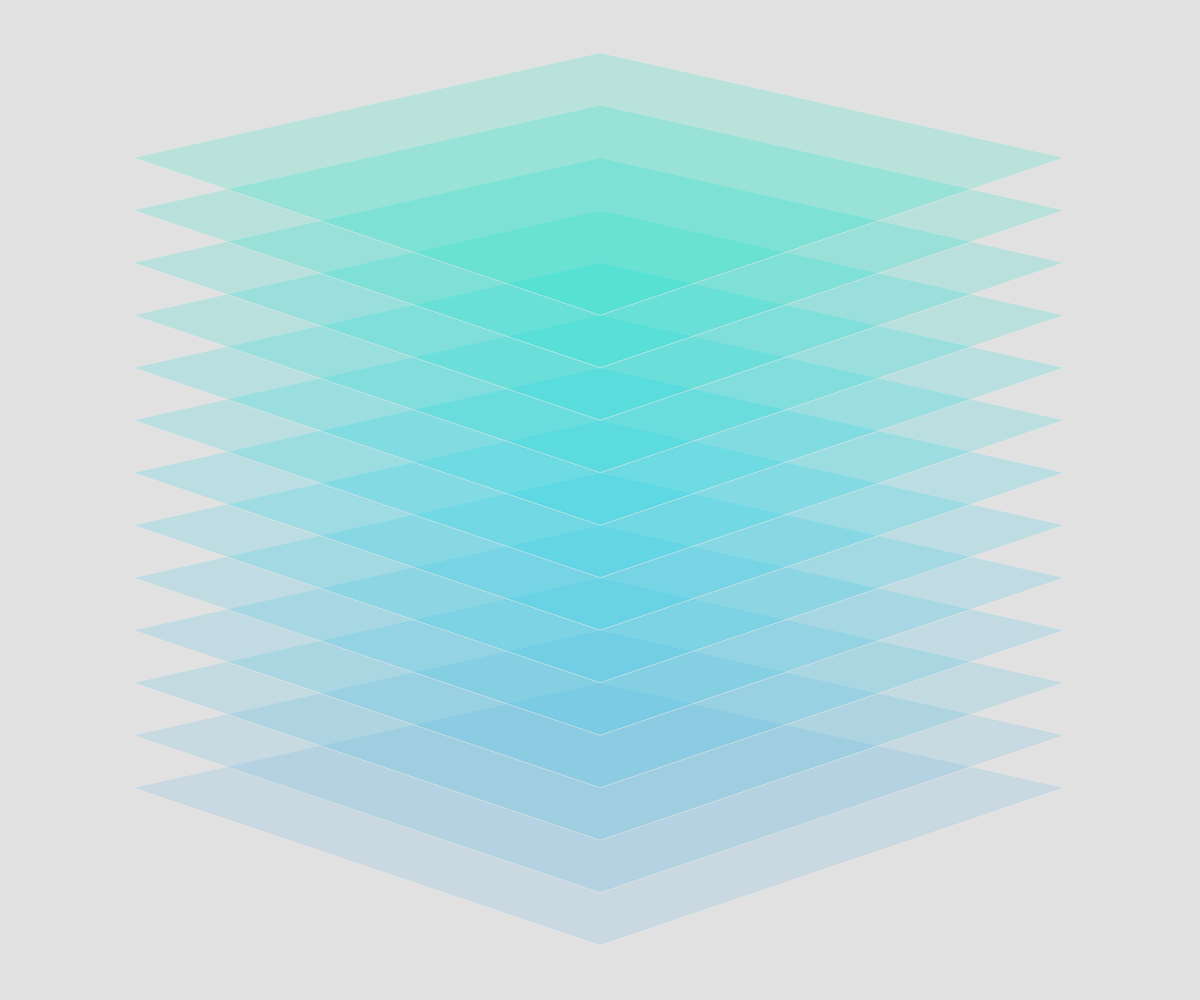
Frame 1 (no input)
Frame 2 (the mouse pressed at the canvas centre, redrawn once): identical to frame 1, image omitted

The Processing sketch that drew this single still picture (run headless with seeded random() and noise(); the mouse was pressed at the canvas centre and the sketch redrawn once):

// Processing sketch: layers_in_middle
// ── layers_in_middle.pde
int numberOfLayers = 13;
color top;
color middle;
color bottom;
float alph;
float upperX;
float upperY;
float rightX;
float rightY;
float lowerX;
float lowerY;
float leftX;
float leftY;

void setup() {
  size(2400, 2000);
  upperX = width / 2;
  upperY = height / (numberOfLayers + 6);
  rightX = 8 * (width / 9);
  rightY = 3 * (height / (numberOfLayers + 6));
  lowerX = width / 2;
  lowerY = 6 * (height / (numberOfLayers + 6));
  leftX = width / 9;
  leftY = 3 * (height / (numberOfLayers + 6));
  noLoop();  
}

void draw() {
//  alph = map(mouseX, 0, width, 0, 255);
//  alph = 105;

//  purp: alph 40, 75, 150
//  top = color(163, 24, 234, 150);  
//  bottom = color(25, 47, 229, 150);
//  sea: alph 45
  top = color (0, 230, 190, 45);

  middle = color(12, 210, 234, 45);

  bottom = color (90, 175, 225, 45);

// red green:
//  top = color (255, 0 ,0, 100);
//  bottom = color (0, 255, 0, 100);

  background(225);

//  fill(125, 255);
//  text(alph, 25, 675);

  stroke(230);
// noStroke();
  fill(bottom);
  quad(upperX, upperY + ((numberOfLayers - 1) * (height / (numberOfLayers + 6))), rightX, rightY + ((numberOfLayers - 1) * (height / (numberOfLayers + 6))), lowerX, lowerY + ((numberOfLayers - 1) * (height / (numberOfLayers + 6))), leftX, leftY + ((numberOfLayers - 1) * (height / (numberOfLayers + 6))));  
  for (float i = (numberOfLayers - 2); i > 0; i --) {
    
    if (i < 6) {fill(lerpColor(middle, top, 1 - (i / (numberOfLayers / 2))));}
    if (i == 6) {fill(middle);} 
    if (i > 6)  {println("yes"); fill(lerpColor(bottom, middle, 1 - ((i - 6) / (numberOfLayers / 2))));}
    
//    fill(lerpColor(middle, bottom, 1 - (i / numberOfLayers)));
    quad(upperX, upperY + (i * (height / (numberOfLayers + 6))), rightX, rightY + (i * (height / (numberOfLayers + 6))), lowerX, lowerY + (i * (height / (numberOfLayers + 6))), leftX, leftY + (i * (height / (numberOfLayers + 6))));
  } 
  fill(top);
  quad(upperX, upperY, rightX, rightY, lowerX, lowerY, leftX, leftY);

  save("layeredSquaresPurp3.png");
}
